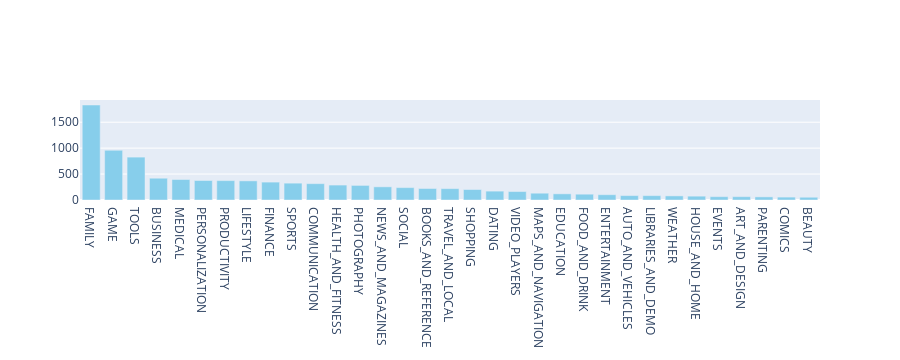

The notebook cell this image was saved under:
### Markdown cell above
## 4. Exploring app categories
<p>With more than 1 billion active users in 190 countries around the world, Google Play continues to be an important distribution platform to build a global audience. For businesses to get their apps in front of users, it's important to make them more quickly and easily discoverable on Google Play. To improve the overall search experience, Google has introduced the concept of grouping apps into categories.</p>
<p>This brings us to the following questions:</p>
<ul>
<li>Which category has the highest share of (active) apps in the market? </li>
<li>Is any specific category dominating the market?</li>
<li>Which categories have the fewest number of apps?</li>
</ul>
<p>We will see that there are <code>33</code> unique app categories present in our dataset. <em>Family</em> and <em>Game</em> apps have the highest market prevalence. Interestingly, <em>Tools</em>, <em>Business</em> and <em>Medical</em> apps are also at the top.</p>

### Code cell
import plotly
plotly.offline.init_notebook_mode(connected=True)
import plotly.graph_objs as go

# Print the total number of unique categories
num_categories = apps['Category'].nunique()
print('Number of categories = ', num_categories)

# Count the number of apps in each 'Category'. 
num_apps_in_category = apps['Category'].value_counts()

# Sort num_apps_in_category in descending order based on the count of apps in each category
sorted_num_apps_in_category = num_apps_in_category.sort_values(ascending=False)

data = [go.Bar(
        x = num_apps_in_category.index, # index = category name
        y = num_apps_in_category.values, # value = count
    marker=dict(color='skyblue')
)]

plotly.offline.iplot(data)

### Figure 1 — Plotly figure (JSON) as saved in the notebook; plotly's stock layout.template omitted (floating-point values rounded to 4 significant figures)
{"data": [{"marker": {"color": "skyblue"}, "type": "bar", "x": ["FAMILY", "GAME", "TOOLS", "BUSINESS", "MEDICAL", "PERSONALIZATION", "PRODUCTIVITY", "LIFESTYLE", "FINANCE", "SPORTS", "COMMUNICATION", "HEALTH_AND_FITNESS", "PHOTOGRAPHY", "NEWS_AND_MAGAZINES", "SOCIAL", "BOOKS_AND_REFERENCE", "TRAVEL_AND_LOCAL", "SHOPPING", "DATING", "VIDEO_PLAYERS", "MAPS_AND_NAVIGATION", "EDUCATION", "FOOD_AND_DRINK", "ENTERTAINMENT", "AUTO_AND_VEHICLES", "LIBRARIES_AND_DEMO", "WEATHER", "HOUSE_AND_HOME", "EVENTS", "ART_AND_DESIGN", "PARENTING", "COMICS", "BEAUTY"], "y": [1832, 959, 827, 420, 395, 376, 374, 369, 345, 325, 315, 288, 281, 254, 239, 222, 219, 202, 171, 163, 131, 119, 112, 102, 85, 84, 79, 74, 64, 64, 60, 56, 53]}], "layout": {"height": 360, "xaxis": {"autorange": true, "range": [-0.5, 32.5], "type": "category"}, "yaxis": {"autorange": true, "range": [0, 1928.0], "type": "linear"}}}
